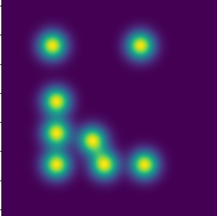
#> input picture Images/Screenshot 2024-03-01 044637.png, 217 x 216 px, shrunk from 661 x 659 before the run, found by its file name
$ jupyter execute image_match.ipynb
#> lines starting #> are read from the running program, lines starting #| are printed output that depends on the picture
[cell 1]
import cv2
import matplotlib.pyplot as plt

# Feature-based image matching
def feature_based_matching(image1, image2):
    # Initiate SIFT detector
    sift = cv2.SIFT_create()

    # Find the keypoints and descriptors with SIFT
    kp1, des1 = sift.detectAndCompute(image1, None)
    kp2, des2 = sift.detectAndCompute(image2, None)

    # Create FLANN parameters for feature matching
    FLANN_INDEX_KDTREE = 1
    index_params = dict(algorithm=FLANN_INDEX_KDTREE, trees=5)
    search_params = dict(checks=50)

    # Use FLANN based matcher
    flann = cv2.FlannBasedMatcher(index_params, search_params)

    # Match descriptors
    matches = flann.knnMatch(des1, des2, k=2)

    # Store all the good matches as per Lowe's ratio test.
    good_matches = []
    for m, n in matches:
        if m.distance < 0.7 * n.distance:
            good_matches.append(m)

    return kp1, kp2, good_matches

grid_image = cv2.imread('Images/Screenshot 2024-03-01 044637.png', cv2.IMREAD_GRAYSCALE)
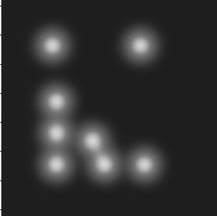
#> grid_image: shape (216, 217); min 20, max 255, mean 48.4
data_image = cv2.imread('Images/image1x2.png', cv2.IMREAD_GRAYSCALE)
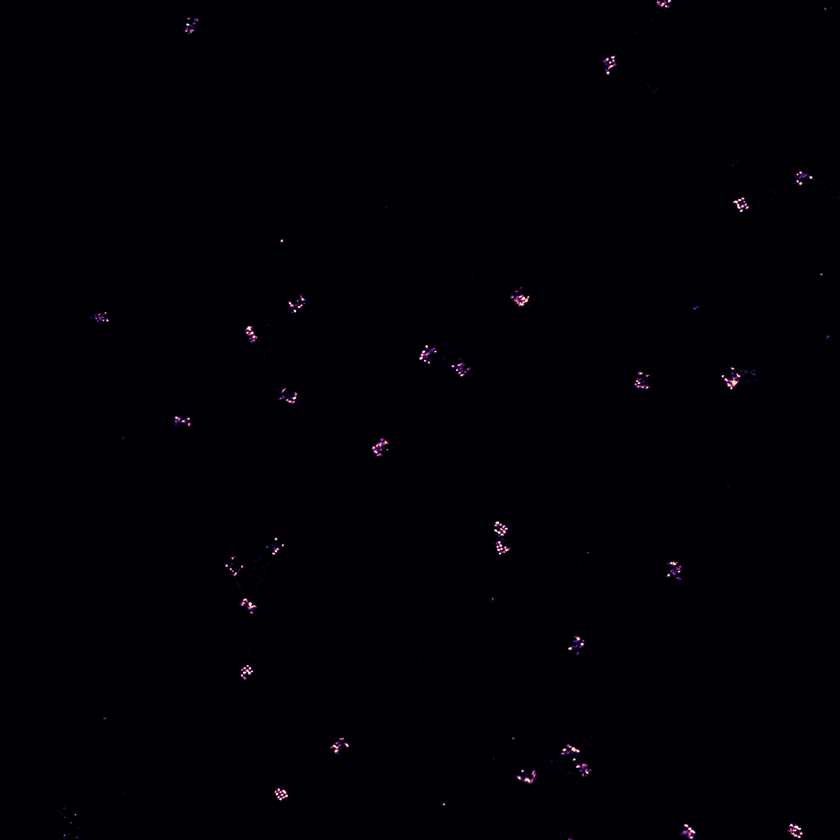
#> input picture Images/image1x2.png, 840 x 840 px, shrunk from 2560 x 2560 before the run, found by its file name
#> data_image: shape (840, 840); min 0, max 249, mean 0.5

# Perform feature-based matching
kp_grid, kp_data, good_matches = feature_based_matching(grid_image, data_image)
#> in feature_based_matching, `kp1, des1 = sift.detectAndCompute(image1, None)`: kp1 = 25 keypoints; strongest (x, y, size): (140, 45, 16.8), (52, 45, 16.6), (145, 164, 15.3), (56, 100, 14.5)
#> in feature_based_matching, `kp2, des2 = sift.detectAndCompute(image2, None)`: kp2 = 139 keypoints; strongest (x, y, size): (570, 648, 2), (578, 639, 2.1), (249, 328, 2.6), (686, 825, 2)
#> in feature_based_matching, `matches = flann.knnMatch(des1, des2, k=2)`: matches = 25 matches
#> the loop in feature_based_matching, `for m, n in matches:` made 25 passes
#> after the loop in feature_based_matching, `for m, n in matches:`: good_matches = []
#> kp_grid has the same summary as kp1 in feature_based_matching; kp_data has the same summary as kp2 in feature_based_matching; good_matches = []

# Draw only good matches
matched_image = cv2.drawMatches(grid_image, kp_grid, data_image, kp_data, good_matches, None, flags=2)
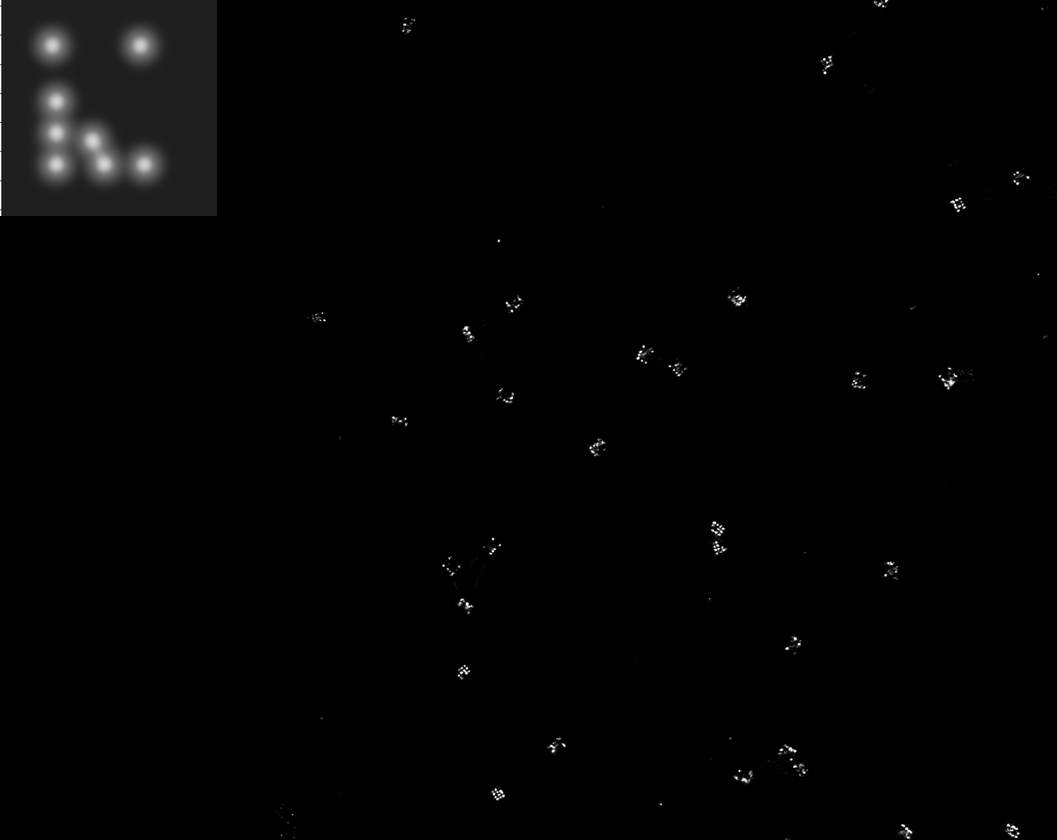
#> matched_image: shape (840, 1057, 3); min 0, max 255, mean 2.9

# Convert BGR to RGB for matplotlib display
matched_image = cv2.cvtColor(matched_image, cv2.COLOR_BGR2RGB)

# Display the good matches
plt.figure(figsize=(15, 7))
plt.imshow(matched_image)
plt.title('Good Matches')
plt.axis('off')
plt.show()

[cell 2]
import cv2
import matplotlib.pyplot as plt


# Function to perform feature-based image matching using ORB
def orb_feature_matching(image1, image2):
    # Initialize ORB detector
    orb = cv2.ORB_create()

    # Find the keypoints and descriptors with ORB
    kp1, des1 = orb.detectAndCompute(image1, None)
#> kp1 = 38 keypoints; strongest (x, y, size): (93, 143, 64.3), (88, 138, 53.6), (92, 138, 53.6), (90, 135, 53.6)
    kp2, des2 = orb.detectAndCompute(image2, None)
#> kp2 = 497 keypoints; strongest (x, y, size): (247, 671, 31), (740, 204, 31), (740, 202, 31), (245, 672, 31)

    # Create BFMatcher object with Hamming distance as measurement
    bf = cv2.BFMatcher(cv2.NORM_HAMMING, crossCheck=True)

    # Match descriptors
    matches = bf.match(des1, des2)
#> matches = 9 matches

    # Sort them in the order of their distance (the lower the better)
    good_matches = sorted(matches, key=lambda x: x.distance)
#> good_matches = 9 matches

    return kp1, kp2, good_matches

grid_image = cv2.imread('Images/Screenshot 2024-03-01 044637.png', cv2.IMREAD_GRAYSCALE)
data_image = cv2.imread('Images/image1x2.png', cv2.IMREAD_GRAYSCALE)

# Attempt to perform ORB feature matching
try:
    kp_grid, kp_data, good_matches = orb_feature_matching(grid_image, data_image)
#> kp_grid has the same summary as kp1 in orb_feature_matching; kp_data has the same summary as kp2 in orb_feature_matching; good_matches = 9 matches

    # Draw only good matches
    matched_image = cv2.drawMatches(grid_image, kp_grid, data_image, kp_data, good_matches[:10], None, flags=2)
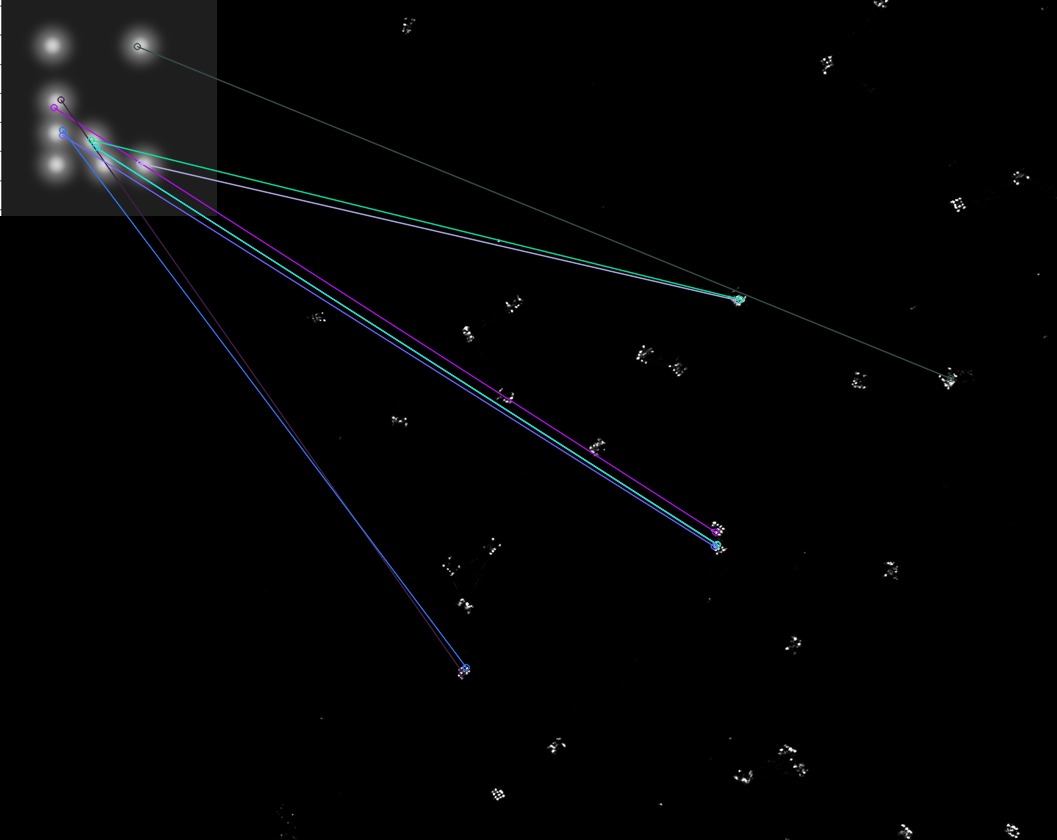
#> matched_image: shape (840, 1057, 3); mean of channels 0, 1, 2 4.5, 3.9, 3.5; drawn as B, G, R

    # Convert BGR to RGB for matplotlib display
    matched_image = cv2.cvtColor(matched_image, cv2.COLOR_BGR2RGB)

    # Display the good matches
    plt.figure(figsize=(15, 7))
    plt.imshow(matched_image)
    plt.title('ORB Good Matches')
    plt.axis('off')
    plt.show()

    # Print the number of good matches
    print(f"Number of good matches: {len(good_matches)}")
#| Number of good matches: 9

    #circling all the good matches
    for match in good_matches:
        cv2.circle(matched_image, (int(kp_grid[match.queryIdx].pt[0]), int(kp_grid[match.queryIdx].pt[1])), 10, (0, 255, 0), 2)
        cv2.circle(matched_image, (int(kp_data[match.trainIdx].pt[0]), int(kp_data[match.trainIdx].pt[1])), 10, (0, 255, 0), 2)
#> this loop made 9 passes
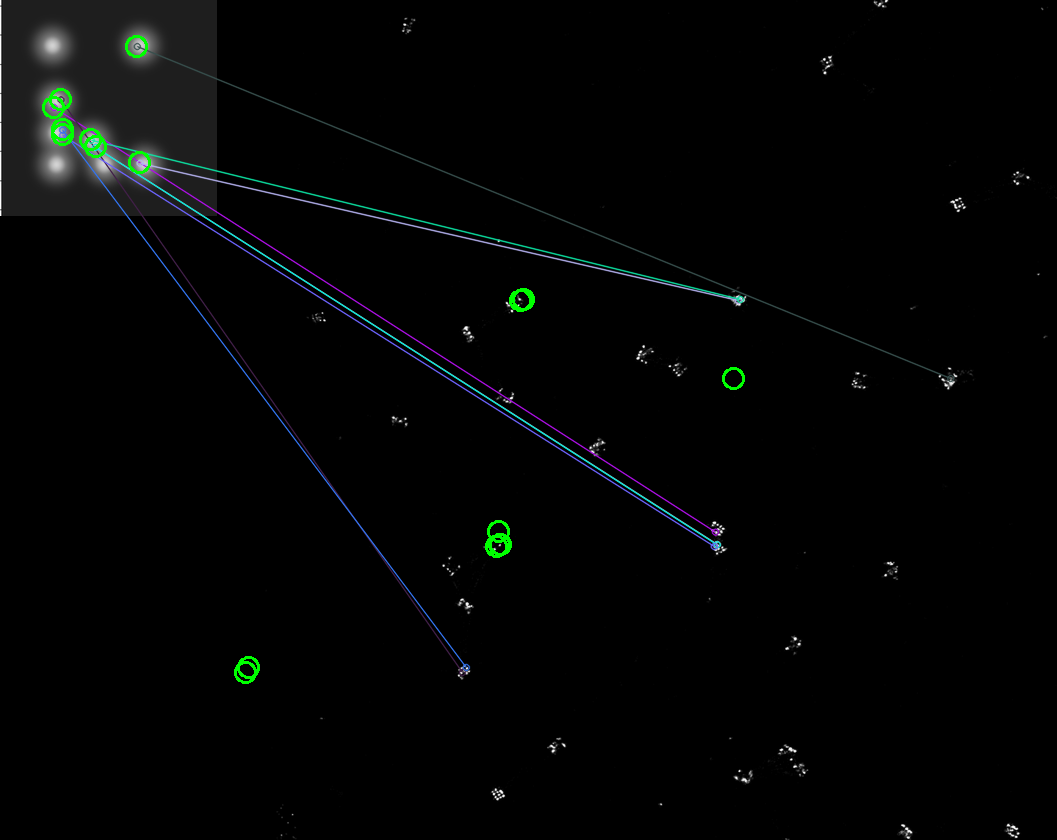
#> matched_image: shape (840, 1057, 3); mean R, G, B 3.3, 4.5, 4.3

except Exception as e:
    print(f"An error occurred: {e}")
